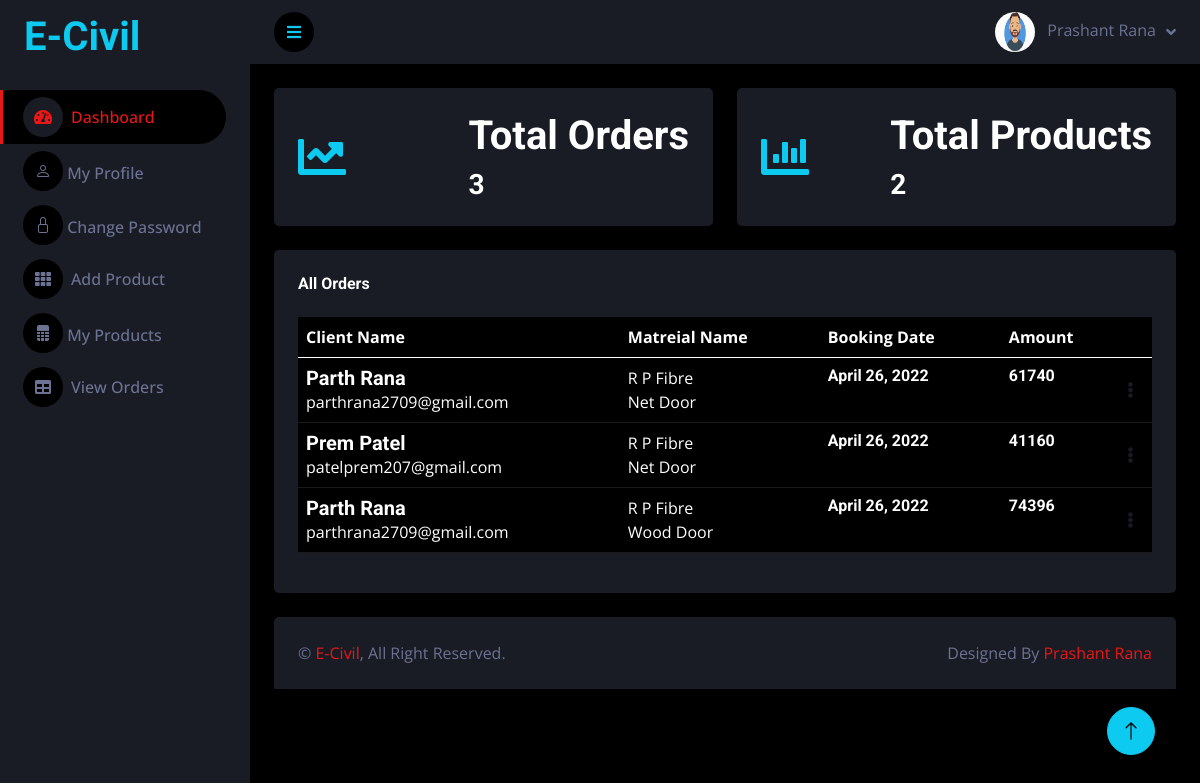
The app's page /seller/Index/ (signed in), older data.
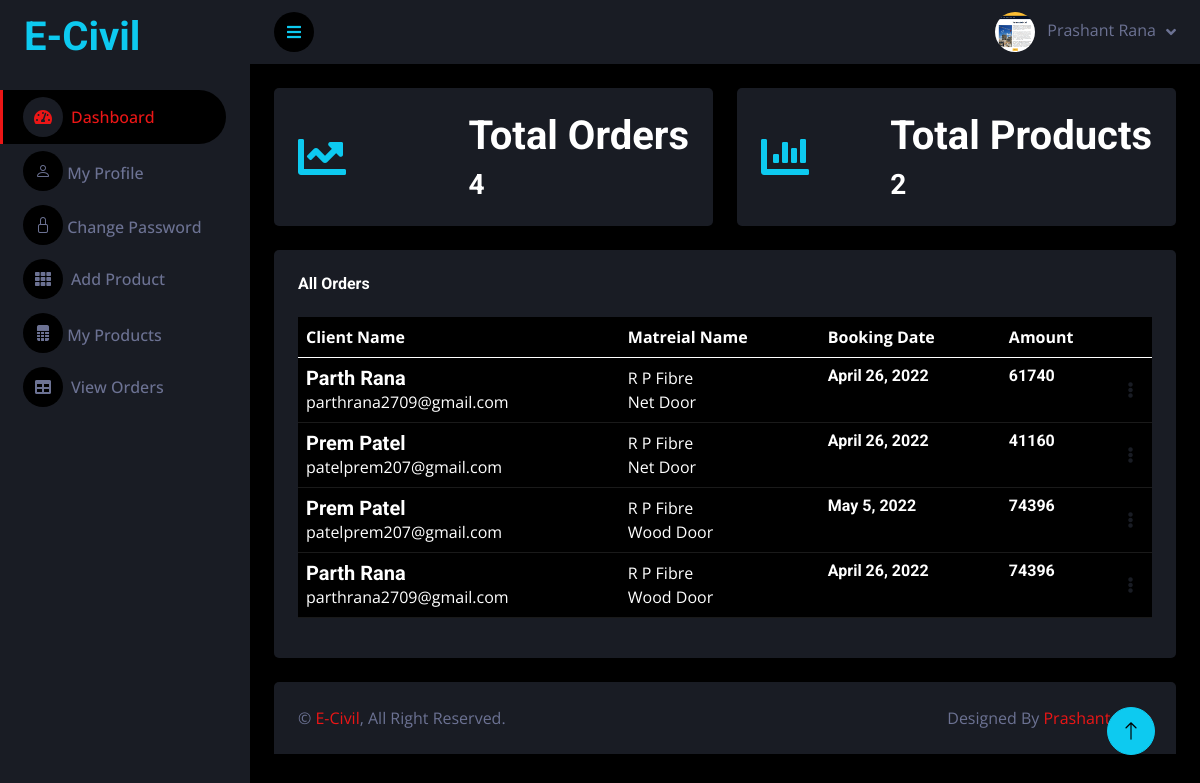
The same page, newer data.
### seller/models.py (models this page shows, shortened)
class User(models.Model):
    fname = models.CharField(max_length=100)
    lname = models.CharField(max_length=100)
    email = models.EmailField(unique=True)
    mobile = models.CharField(max_length=15)
    password = models.CharField(max_length=100)
    pic = models.FileField(upload_to='Profile_Pic',default='avtar.png')
    cou = [('India','India')]
    sta = [('Gujarat','Gujarat'),('Goa','Goa'),('Delhi','Delhi'),('Rajasthan','Rajasthan'),]
    address = models.TextField(null=True,blank=True)
    country = models.CharField(max_length=10,blank=True,null=True)
    state = models.CharField(max_length=10,blank=True,null=True)
    district = models.CharField(max_length=20,blank=True,null=True)
    pincode = models.CharField(max_length=20,blank=True,null=True)
    aadhar = models.CharField(max_length=15,blank=True,null=True)
    aadharpic = models.FileField(upload_to='AadharPic',blank=True,null=True)
    pic = models.FileField(upload_to='profile',default='avtar.png')

class Service(models.Model):
    mat = [('Cement','Cement'),('Plumbing','Plumbing'),('Painting','Painting'),('Furniture','Furniture'),('TextTile','TextTile')]
    cntry = [('India','India')]
    stat = [('Gujarat','Gujarat'),('Goa','Goa'),('Delhi','Delhi'),('Rajsthan','Rajsthan')]
    provider = models.ForeignKey(User,on_delete=models.CASCADE)
    shopname = models.CharField(max_length=100,null=True,blank=True)
    typematerial = models.CharField(max_length=100, choices=mat)
    country = models.CharField(max_length=10,null=True,blank=True,choices=cntry)
    state = models.CharField(max_length=10,null=True,blank=True,choices=stat)
    district = models.CharField(max_length=100,null=True,blank=True)
    pincode = models.CharField(max_length=100,null=True,blank=True)
    mname = models.CharField(max_length=100,null=True,blank=True)
    mimage = models.FileField(upload_to='materialimage',blank=True,null=True)
    price = models.IntegerField(blank=True,null=True)
    weights = models.IntegerField(blank=True,null=True)
    nomc = models.IntegerField(blank=True,null=True)
    proddesc = models.TextField(null=True,blank=True)
    acitive = models.BooleanField(default=True)
    status = models.BooleanField(default=False)
    action = models.BooleanField(default=False)
    sta = models.BooleanField(default=False)
    act = models.BooleanField(default=False)

### client/models.py (models this page shows, shortened)
class Booking(models.Model):
    service = models.ForeignKey(Service,on_delete=models.CASCADE)
    client = models.ForeignKey(ClientUser,on_delete=models.CASCADE)
    book_date = models.DateField(null=True,blank=True)
    amount = models.IntegerField(default=0)
    pay_id = models.CharField(max_length=30,null=True,blank=True)
    verify = models.BooleanField(default=False)
    pay_at = models.DateTimeField(auto_now_add = True)
    quantity = models.IntegerField(default=0)
    address = models.TextField(null=True,blank=True)
    status = models.BooleanField(default=False)
    action = models.BooleanField(default=False)
    sta = models.BooleanField(default=False)
    act = models.BooleanField(default=False)
    st = models.BooleanField(default=False)
    ac = models.BooleanField(default=False)

class ClientUser(models.Model):
    fname = models.CharField(max_length=100)
    lname = models.CharField(max_length=100)
    email = models.EmailField(unique=True)
    mobile = models.CharField(max_length=100)
    password = models.CharField(max_length=100)
    address = models.TextField()
    pic = models.FileField(upload_to='Clientprofile',default='avtar.png')
    country = models.CharField(max_length=10)
    state = models.CharField(max_length=10)
    district = models.CharField(max_length=20)
    pincode = models.CharField(max_length=20)

### seller/views.py (the view)
# urls.py: path('', views.client_index,name='client-index'),
def index(request):
    try:
        uid = User.objects.get(email=request.session['email'])
        orders = Booking.objects.filter(service__provider = uid,verify=True)
        count = 0
        for i in orders:
            count = count+1
        services = Service.objects.filter(provider=uid)
        scount = 0
        for j in services:
            scount = scount+1
        bookings = Booking.objects.filter(service__provider = uid,verify=True)[:5:-1]
        return render(request,'index.html',{'uid':uid,'count':count,'scount':scount,'bookings':bookings})
    except:
        return render(request,'signin.html',{'msg':'Session has expired'})

### seller/templates/index.html (shortened to what the changed rows need)
{% extends 'blank.html' %}
{% load static %}
{% block content %}
            <div class="container-fluid pt-4 px-4">
                <div class="row g-4">
                    <div class="col-sm-6 col-xl-6">
                        <div class="bg-secondary rounded d-flex align-items-center justify-content-between p-4">
                            <div class="ms-3">
                                <h1 class="mb-2">Total Orders</h1>
                                <h3 class="mb-0">{{count}}</h3>
                            </div>
                        </div>
                    </div>
                    <div class="col-sm-6 col-xl-6">
                        <div class="bg-secondary rounded d-flex align-items-center justify-content-between p-4">
                            <div class="ms-3">
                                <h1 class="mb-2">Total Products</h1>
                            </div>
                        </div>
                    </div>
                </div>
            </div>
            <div class="container-fluid pt-4 px-4">
                <div class="row g-4">
                    <div class="col-sm-12 col-xl-12">
                        <div class="bg-secondary rounded h-100 p-4">
                            <table class="table table-dark">
                                <thead>
                                    <tr>
                                        <th scope="col">Client Name</th>
                                        <th scope="col">Matreial Name</th>
                                        <th scope="col">Booking Date</th>
                                        <th scope="col">Amount</th>
                                        <th scope="col"></th>
                                    </tr>
                                </thead>
                                <tbody>
                                  {% for one in bookings %}
                                    <tr>
                                        <td>
                                            <div class="d-flex flex-column justify-content-center">
                                                <h5 class="mb-0 text-sm">{{one.client.fname}} {{one.client.lname}}</h5>
                                            <p class="mb-0 text-sm">{{one.client.email}}</p>
                                            </div>
                                        </td>
                                        <td>
                                            <div class="d-flex flex-column justify-content-center">
                                              <p class="text-xs font-weight-bold mb-0">{{one.service.shopname}}</p>
                                              <p class="mb-0 text-sm">{{one.service.mname}}</p>
                                            </div>
                                        </td>
                                        <td>
                                            <div class="d-flex flex-column justify-content-center">
                                                <h6 class="mb-0 text-sm">{{one.book_date}}</h6>
                                            </div>
                                        </td>
                                        <td>
                                            <div class="d-flex flex-column justify-content-center">
                                                <h6 class="mb-0 text-sm">{{one.amount}}</h6>
                                            </div>
                                        </td>
                                        <td class="align-middle">
                                          <a class="cursor-pointer" id="dropdownTable" data-bs-toggle="dropdown" aria-expanded="false">
                                            <i class="fa fa-ellipsis-v text-secondary"></i>
                                          </a>
                                        </td>
                                    </tr>
                                {% endfor %}
                                </tbody>
                            </table>
                        </div>
                    </div>
                </div>
            </div>
{% endblock %}

### seller/templates/blank.html (shortened to what this page needs)
{% load static %}
<!DOCTYPE html>
<html lang="en">
<head>
    <link href="https://cdnjs.cloudflare.com/ajax/libs/font-awesome/5.10.0/css/all.min.css" rel="stylesheet">
    <link href="https://cdn.jsdelivr.net/npm/bootstrap-icons@1.4.1/font/bootstrap-icons.css" rel="stylesheet">
    <link href="{% static 'lib/owlcarousel/owl.carousel.min.css' %}" rel="stylesheet">
    <link href="{% static 'lib/tempusdominus/css/tempusdominus-bootstrap-4.min.css' %}" rel="stylesheet" />
    <link href="{% static 'css/bootstrap.min.css' %}" rel="stylesheet">
    <link href="{% static 'css/style.css' %}" rel="stylesheet">
</head>
<body>
    <div class="container-fluid position-relative d-flex p-0">
        <div class="sidebar pe-4 pb-3">
            <nav class="navbar bg-secondary navbar-dark">
                <a href="{% url 'index' %}" class="navbar-brand mx-4 mb-3">
                    <h1 class="text-info">E-Civil</h1>
                </a>
                <div class="navbar-nav w-100">
                    {% block dash %}{% endblock %}
                    {% block profile %}
                    <a href="{% url 'profile' %}" class="nav-item nav-link"><i class="bi bi-person"></i>   My Profile</a>
                    {% endblock %}
                    {% block change %}
                    <a href="{% url 'changepswd' %}" class="nav-item nav-link"><i class="bi bi-lock"></i>
                        Change Password</a>
                    {% endblock %}
                    {% block service %}
                    <a href="{% url 'service' %}" class="nav-item nav-link"><i class="fa fa-th me-2"></i>Add Product</a>
                    {% endblock %}
                    {% block my %}
                    <a href="{% url 'myservice' %}" class="nav-item nav-link"><i class="bi bi-file-spreadsheet-fill"></i>           My Products</a>
                    {% endblock %}
                    {% block order %}
                    <a href="{% url 'view-client-booking' %}" class="nav-item nav-link"><i class="fa fa-table me-2"></i>View Orders</a>
                    {% endblock %}
                </div>
            </nav>
        </div>
        <div class="content">
            <nav class="navbar navbar-expand bg-secondary navbar-dark sticky-top px-4 py-0">
                <a href="#" class="sidebar-toggler flex-shrink-0" style="color: #0dcaf0;">
                    <i class="fa fa-bars"></i>
                </a>
                <div class="navbar-nav align-items-center ms-auto">
                    <div class="nav-item dropdown">
                        <a href="#" class="nav-link dropdown-toggle" data-bs-toggle="dropdown">
                            <img class="rounded-circle me-lg-2" src="{{uid.pic.url}}" alt="" style="width: 40px; height: 40px;">
                            <span class="d-none d-lg-inline-flex">{{uid.fname}} {{uid.lname}}</span>
                        </a>
                    </div>
                </div>
            </nav>
{% block content %}
{% endblock %}
            <div class="container-fluid pt-4 px-4">
                <div class="bg-secondary rounded-top p-4">
                    <div class="row">
                        <div class="col-12 col-sm-6 text-center text-sm-start">
                            &copy; <a href="{% url 'client_index' %}">E-Civil</a>, All Right Reserved.
                        </div>
                        <div class="col-12 col-sm-6 text-center text-sm-end">
                            Designed By <a href="">Prashant Rana</a>
                        </div>
                    </div>
                </div>
            </div>
        </div>
        <a href="#" class="btn btn-lg btn-info btn-lg-square back-to-top"><i class="bi bi-arrow-up"></i></a>
    </div>
</body>
</html>

Row changes from the older to the newer data that the page shows:
changed User "Prashant": pic: a different picture
added Booking: client.fname "Prem", client.lname "Patel", client.email "patelprem207@gmail.com", service.shopname "R P Fibre", service.mname "Wood Door", book_date "May 5, 2022", amount "74396"
Text that changed along with them:
{{ count }}: "3" → "4"
